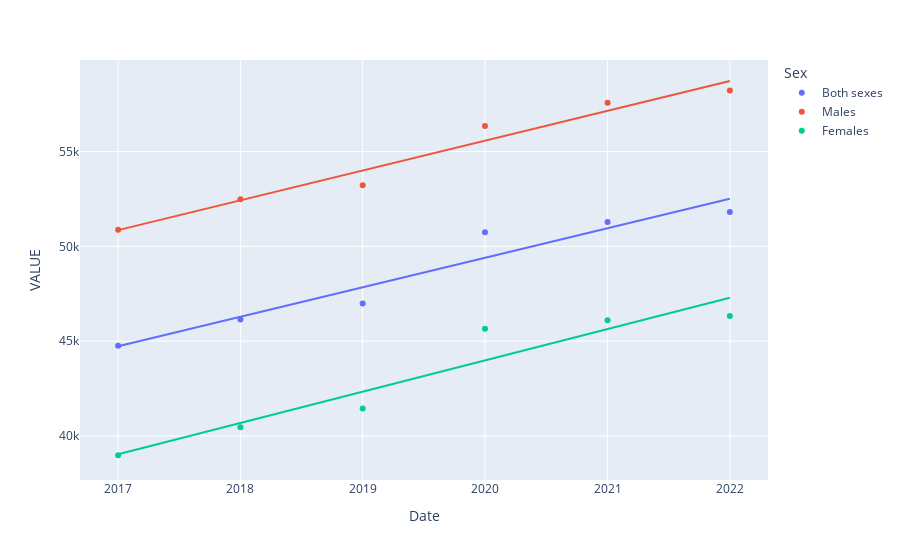

Notebook code for this chart:
### Code cell
fig3 = px.scatter(df_ws.loc[(df_ws['Statistics']=='Median total income') 
               & (df_ws['Sex'].isin(['Both sexes', 'Males', 'Females']))], x='Date', y='VALUE', color='Sex', trendline="ols")
fig3.show()

### Figure 1 — Plotly figure (JSON) as saved in the notebook; plotly's stock layout.template omitted (floating-point values rounded to 4 significant figures)
{"data": [{"hovertemplate": "Sex=Both sexes<br>Date=%{x}<br>VALUE=%{y}<extra></extra>", "legendgroup": "Both sexes", "marker": {"color": "#636efa", "symbol": "circle"}, "mode": "markers", "name": "Both sexes", "orientation": "v", "showlegend": true, "type": "scatter", "x": ["2017-01-01T00:00:00", "2018-01-01T00:00:00", "2019-01-01T00:00:00", "2020-01-01T00:00:00", "2021-01-01T00:00:00", "2022-01-01T00:00:00"], "xaxis": "x", "y": [44760, 46140, 46980, 50740, 51290, 51810], "yaxis": "y"}, {"hovertemplate": "<b>OLS trendline</b><br>VALUE = 4.93077e-05 * Date + -28403.5<br>R<sup>2</sup>=0.930340<br><br>Sex=Both sexes<br>Date=%{x}<br>VALUE=%{y} <b>(trend)</b><extra></extra>", "legendgroup": "Both sexes", "marker": {"color": "#636efa", "symbol": "circle"}, "mode": "lines", "name": "Both sexes", "showlegend": false, "type": "scatter", "x": ["2017-01-01T00:00:00", "2018-01-01T00:00:00", "2019-01-01T00:00:00", "2020-01-01T00:00:00", "2021-01-01T00:00:00", "2022-01-01T00:00:00"], "xaxis": "x", "y": [44730.0, 46290.0, 47840.0, 49400.0, 50960.0, 52510.0], "yaxis": "y"}, {"hovertemplate": "Sex=Males<br>Date=%{x}<br>VALUE=%{y}<extra></extra>", "legendgroup": "Males", "marker": {"color": "#EF553B", "symbol": "circle"}, "mode": "markers", "name": "Males", "orientation": "v", "showlegend": true, "type": "scatter", "x": ["2017-01-01T00:00:00", "2018-01-01T00:00:00", "2019-01-01T00:00:00", "2020-01-01T00:00:00", "2021-01-01T00:00:00", "2022-01-01T00:00:00"], "xaxis": "x", "y": [50880, 52490, 53220, 56350, 57570, 58220], "yaxis": "y"}, {"hovertemplate": "<b>OLS trendline</b><br>VALUE = 4.98615e-05 * Date + -23100.1<br>R<sup>2</sup>=0.963393<br><br>Sex=Males<br>Date=%{x}<br>VALUE=%{y} <b>(trend)</b><extra></extra>", "legendgroup": "Males", "marker": {"color": "#EF553B", "symbol": "circle"}, "mode": "lines", "name": "Males", "showlegend": false, "type": "scatter", "x": ["2017-01-01T00:00:00", "2018-01-01T00:00:00", "2019-01-01T00:00:00", "2020-01-01T00:00:00", "2021-01-01T00:00:00", "2022-01-01T00:00:00"], "xaxis": "x", "y": [50860.0, 52430.0, 54000.0, 55570.0, 57150.0, 58720.0], "yaxis": "y"}, {"hovertemplate": "Sex=Females<br>Date=%{x}<br>VALUE=%{y}<extra></extra>", "legendgroup": "Females", "marker": {"color": "#00cc96", "symbol": "circle"}, "mode": "markers", "name": "Females", "orientation": "v", "showlegend": true, "type": "scatter", "x": ["2017-01-01T00:00:00", "2018-01-01T00:00:00", "2019-01-01T00:00:00", "2020-01-01T00:00:00", "2021-01-01T00:00:00", "2022-01-01T00:00:00"], "xaxis": "x", "y": [38980, 40460, 41450, 45650, 46100, 46320], "yaxis": "y"}, {"hovertemplate": "<b>OLS trendline</b><br>VALUE = 5.23493e-05 * Date + -38614.7<br>R<sup>2</sup>=0.909340<br><br>Sex=Females<br>Date=%{x}<br>VALUE=%{y} <b>(trend)</b><extra></extra>", "legendgroup": "Females", "marker": {"color": "#00cc96", "symbol": "circle"}, "mode": "lines", "name": "Females", "showlegend": false, "type": "scatter", "x": ["2017-01-01T00:00:00", "2018-01-01T00:00:00", "2019-01-01T00:00:00", "2020-01-01T00:00:00", "2021-01-01T00:00:00", "2022-01-01T00:00:00"], "xaxis": "x", "y": [39030.0, 40680.0, 42330.0, 43980.0, 45640.0, 47290.0], "yaxis": "y"}], "layout": {"autosize": true, "legend": {"title": {"text": "Sex"}, "tracegroupgap": 0}, "margin": {"t": 60}, "xaxis": {"anchor": "y", "autorange": true, "domain": [0, 1], "range": ["2016-09-15 11:20:06.3325", "2022-04-18 12:39:53.6675"], "title": {"text": "Date"}, "type": "date"}, "yaxis": {"anchor": "x", "autorange": true, "domain": [0, 1], "range": [37480.0, 59840.0], "title": {"text": "VALUE"}, "type": "linear"}}}
